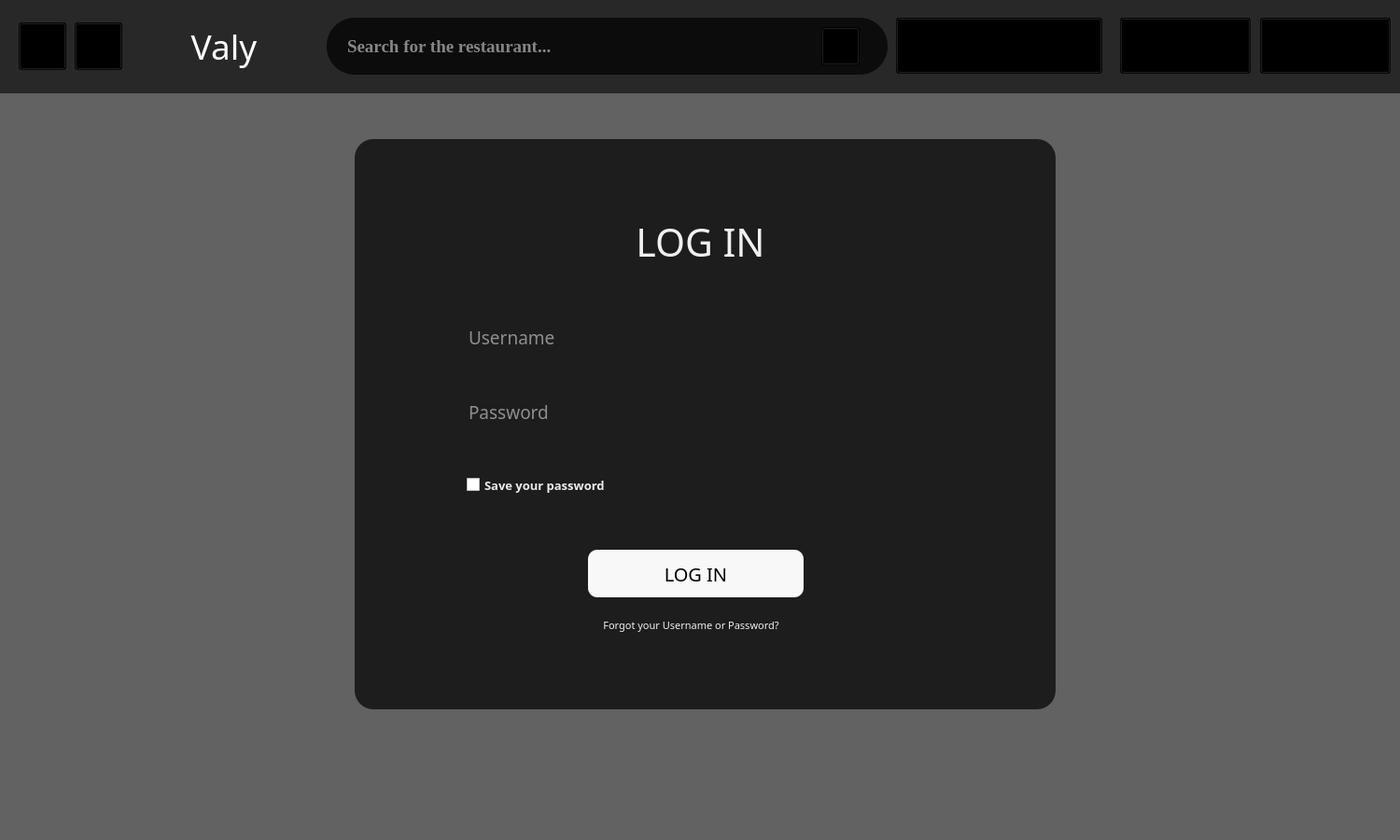
<?xml version="1.0" encoding="UTF-8"?>
<ui version="4.0">
 <class>MainWindow</class>
 <widget class="QMainWindow" name="MainWindow">
  <property name="enabled">
   <bool>true</bool>
  </property>
  <property name="geometry">
   <rect>
    <x>0</x>
    <y>0</y>
    <width>1500</width>
    <height>900</height>
   </rect>
  </property>
  <property name="windowTitle">
   <string>MainWindow</string>
  </property>
  <widget class="QWidget" name="centralwidget">
   <widget class="QWidget" name="widgetMain" native="true">
    <property name="geometry">
     <rect>
      <x>0</x>
      <y>-1</y>
      <width>1500</width>
      <height>951</height>
     </rect>
    </property>
    <widget class="QLabel" name="labelHomepagebackground">
     <property name="geometry">
      <rect>
       <x>0</x>
       <y>-10</y>
       <width>1500</width>
       <height>911</height>
      </rect>
     </property>
     <property name="styleSheet">
      <string notr="true"/>
     </property>
     <property name="text">
      <string/>
     </property>
     <property name="pixmap">
      <pixmap>../Images/backgroundlogin.jpg</pixmap>
     </property>
     <property name="scaledContents">
      <bool>true</bool>
     </property>
    </widget>
    <widget class="QLabel" name="labelBackground">
     <property name="geometry">
      <rect>
       <x>0</x>
       <y>-50</y>
       <width>1500</width>
       <height>961</height>
      </rect>
     </property>
     <property name="styleSheet">
      <string notr="true">background-color: rgba(0,0,0,150);
</string>
     </property>
     <property name="text">
      <string/>
     </property>
     <property name="scaledContents">
      <bool>true</bool>
     </property>
     <property name="alignment">
      <set>Qt::AlignLeading|Qt::AlignLeft|Qt::AlignVCenter</set>
     </property>
    </widget>
    <widget class="QWidget" name="Main" native="true">
     <property name="geometry">
      <rect>
       <x>320</x>
       <y>150</y>
       <width>851</width>
       <height>611</height>
      </rect>
     </property>
     <widget class="QLabel" name="labelMain">
      <property name="geometry">
       <rect>
        <x>60</x>
        <y>0</y>
        <width>751</width>
        <height>611</height>
       </rect>
      </property>
      <property name="styleSheet">
       <string notr="true">background-color: rgba(0,0,0,180);
border-radius:20px;</string>
      </property>
      <property name="text">
       <string/>
      </property>
     </widget>
     <widget class="QLabel" name="labelLogin">
      <property name="geometry">
       <rect>
        <x>310</x>
        <y>60</y>
        <width>241</width>
        <height>101</height>
       </rect>
      </property>
      <property name="font">
       <font>
        <family>VNI-Souvir</family>
        <pointsize>31</pointsize>
        <stylestrategy>PreferAntialias</stylestrategy>
       </font>
      </property>
      <property name="cursor">
       <cursorShape>ArrowCursor</cursorShape>
      </property>
      <property name="styleSheet">
       <string notr="true">COLOR:rgb(240, 240, 240)</string>
      </property>
      <property name="text">
       <string>LOG IN</string>
      </property>
      <property name="scaledContents">
       <bool>true</bool>
      </property>
      <property name="alignment">
       <set>Qt::AlignCenter</set>
      </property>
     </widget>
     <widget class="QLineEdit" name="lineEditUsername">
      <property name="geometry">
       <rect>
        <x>180</x>
        <y>190</y>
        <width>520</width>
        <height>51</height>
       </rect>
      </property>
      <property name="maximumSize">
       <size>
        <width>16777215</width>
        <height>16777215</height>
       </size>
      </property>
      <property name="font">
       <font>
        <family>VNI-Souvir</family>
        <pointsize>14</pointsize>
       </font>
      </property>
      <property name="styleSheet">
       <string notr="true">BACKGROUND-COLOR: transparent;
BORDER: NONE;
BORDER-BOTTOM: 2PX SOLID rgb(236, 236, 236);
COLOR:rgb(255, 255, 255);
padding-bottom:7px;</string>
      </property>
      <property name="text">
       <string/>
      </property>
      <property name="placeholderText">
       <string>Username</string>
      </property>
     </widget>
     <widget class="QLineEdit" name="lineEditPassword">
      <property name="geometry">
       <rect>
        <x>180</x>
        <y>270</y>
        <width>520</width>
        <height>51</height>
       </rect>
      </property>
      <property name="maximumSize">
       <size>
        <width>16777215</width>
        <height>16777215</height>
       </size>
      </property>
      <property name="font">
       <font>
        <family>VNI-Souvir</family>
        <pointsize>14</pointsize>
        <weight>50</weight>
        <bold>false</bold>
       </font>
      </property>
      <property name="styleSheet">
       <string notr="true">BACKGROUND-COLOR: transparent;
BORDER: NONE;
BORDER-BOTTOM: 2PX SOLID rgb(236, 236, 236);
COLOR:rgb(255, 255, 255);
padding-bottom:7px;</string>
      </property>
      <property name="text">
       <string/>
      </property>
      <property name="echoMode">
       <enum>QLineEdit::Password</enum>
      </property>
      <property name="placeholderText">
       <string>Password</string>
      </property>
     </widget>
     <widget class="QPushButton" name="pushButtonLogin">
      <property name="geometry">
       <rect>
        <x>310</x>
        <y>440</y>
        <width>231</width>
        <height>51</height>
       </rect>
      </property>
      <property name="font">
       <font>
        <family>VNI-Souvir</family>
        <pointsize>15</pointsize>
       </font>
      </property>
      <property name="styleSheet">
       <string notr="true">background-color: rgb(248, 248, 248);
border-radius: 10px;
</string>
      </property>
      <property name="text">
       <string>LOG IN</string>
      </property>
      <property name="checkable">
       <bool>true</bool>
      </property>
      <property name="autoDefault">
       <bool>false</bool>
      </property>
     </widget>
     <widget class="QLabel" name="labelForgetPassword">
      <property name="geometry">
       <rect>
        <x>220</x>
        <y>510</y>
        <width>401</width>
        <height>21</height>
       </rect>
      </property>
      <property name="font">
       <font>
        <family>VNI-Souvir</family>
        <pointsize>8</pointsize>
        <stylestrategy>PreferAntialias</stylestrategy>
       </font>
      </property>
      <property name="cursor">
       <cursorShape>ArrowCursor</cursorShape>
      </property>
      <property name="styleSheet">
       <string notr="true">COLOR:rgb(240, 240, 240)</string>
      </property>
      <property name="text">
       <string>Forgot your Username or Password?</string>
      </property>
      <property name="scaledContents">
       <bool>true</bool>
      </property>
      <property name="alignment">
       <set>Qt::AlignCenter</set>
      </property>
     </widget>
     <widget class="QCheckBox" name="checkBoxSavePassword">
      <property name="geometry">
       <rect>
        <x>180</x>
        <y>360</y>
        <width>331</width>
        <height>21</height>
       </rect>
      </property>
      <property name="font">
       <font>
        <family>VNI-Souvir</family>
        <pointsize>10</pointsize>
        <weight>75</weight>
        <bold>true</bold>
       </font>
      </property>
      <property name="autoFillBackground">
       <bool>false</bool>
      </property>
      <property name="styleSheet">
       <string notr="true">color: rgb(235, 235, 235)</string>
      </property>
      <property name="text">
       <string>Save your password</string>
      </property>
      <property name="tristate">
       <bool>false</bool>
      </property>
     </widget>
    </widget>
    <widget class="QWidget" name="TitleBar" native="true">
     <property name="geometry">
      <rect>
       <x>0</x>
       <y>0</y>
       <width>1500</width>
       <height>101</height>
      </rect>
     </property>
     <property name="styleSheet">
      <string notr="true">background-color: rgba(0,0,0,150);
</string>
     </property>
     <widget class="QLineEdit" name="lineEditSearch">
      <property name="geometry">
       <rect>
        <x>350</x>
        <y>20</y>
        <width>601</width>
        <height>61</height>
       </rect>
      </property>
      <property name="font">
       <font>
        <family>Times New Roman</family>
        <pointsize>14</pointsize>
        <weight>75</weight>
        <bold>true</bold>
       </font>
      </property>
      <property name="whatsThis">
       <string>&lt;html&gt;&lt;head/&gt;&lt;body&gt;&lt;p&gt;&lt;br/&gt;&lt;/p&gt;&lt;/body&gt;&lt;/html&gt;</string>
      </property>
      <property name="styleSheet">
       <string notr="true">COLOR: rgb(255, 255, 255);
background-color: rgba(0,0,0,180);

border-radius: 30px;
padding-left: 20px;
</string>
      </property>
      <property name="text">
       <string/>
      </property>
      <property name="placeholderText">
       <string>Search for the restaurant...</string>
      </property>
     </widget>
     <widget class="QPushButton" name="pushButtonSearch">
      <property name="geometry">
       <rect>
        <x>880</x>
        <y>30</y>
        <width>41</width>
        <height>41</height>
       </rect>
      </property>
      <property name="styleSheet">
       <string notr="true">QPushButton {
    background-color: transparent;
    border-radius: 10px;
    padding: 5px;
}

QPushButton:hover{
    background-color: rgb(71, 71, 71); 
};

</string>
      </property>
      <property name="text">
       <string/>
      </property>
      <property name="icon">
       <iconset>
        <normaloff>../Images/ic_search.png</normaloff>../Images/ic_search.png</iconset>
      </property>
      <property name="iconSize">
       <size>
        <width>50</width>
        <height>50</height>
       </size>
      </property>
     </widget>
     <widget class="QPushButton" name="pushButtonWriteReview">
      <property name="geometry">
       <rect>
        <x>960</x>
        <y>20</y>
        <width>221</width>
        <height>60</height>
       </rect>
      </property>
      <property name="font">
       <font>
        <family>Georgia</family>
        <pointsize>14</pointsize>
        <weight>75</weight>
        <bold>true</bold>
       </font>
      </property>
      <property name="styleSheet">
       <string notr="true">QPushButton {
    background-color: transparent;
    border-radius: 10px;
    padding: 5px;
	color: rgb(255, 255, 255);
}

QPushButton:hover{
    background-color: rgb(71, 71, 71); 
};

</string>
      </property>
      <property name="text">
       <string>Write a review</string>
      </property>
     </widget>
     <widget class="QPushButton" name="pushButtonLogIn">
      <property name="geometry">
       <rect>
        <x>1200</x>
        <y>20</y>
        <width>140</width>
        <height>60</height>
       </rect>
      </property>
      <property name="font">
       <font>
        <family>Georgia</family>
        <pointsize>14</pointsize>
        <weight>75</weight>
        <italic>false</italic>
        <bold>true</bold>
       </font>
      </property>
      <property name="styleSheet">
       <string notr="true">
QPushButton {
    background-color: rgb(255, 255, 255);
    border-radius: 10px;
    padding: 5px;
}

QPushButton:hover{
    background-color: rgba(231, 230, 230, 252); 
    color: black;
};

</string>
      </property>
      <property name="text">
       <string>Log In</string>
      </property>
     </widget>
     <widget class="QPushButton" name="pushButtonPrevious">
      <property name="geometry">
       <rect>
        <x>20</x>
        <y>25</y>
        <width>51</width>
        <height>51</height>
       </rect>
      </property>
      <property name="font">
       <font>
        <family>VNI-Souvir</family>
        <pointsize>12</pointsize>
        <weight>75</weight>
        <bold>true</bold>
       </font>
      </property>
      <property name="styleSheet">
       <string notr="true">

QPushButton {
    background-color: transparent;
    border-radius: 10px;
    padding: 5px;
	color: rgb(255, 255, 255);
}

QPushButton:hover{
    background-color: rgb(71, 71, 71); 
};
background-color: transparent;</string>
      </property>
      <property name="text">
       <string/>
      </property>
      <property name="icon">
       <iconset>
        <normaloff>../Images/ic_left.png</normaloff>../Images/ic_left.png</iconset>
      </property>
      <property name="iconSize">
       <size>
        <width>40</width>
        <height>40</height>
       </size>
      </property>
     </widget>
     <widget class="QPushButton" name="pushButtonNext">
      <property name="geometry">
       <rect>
        <x>80</x>
        <y>25</y>
        <width>51</width>
        <height>51</height>
       </rect>
      </property>
      <property name="font">
       <font>
        <family>VNI-Souvir</family>
        <pointsize>12</pointsize>
        <weight>75</weight>
        <bold>true</bold>
       </font>
      </property>
      <property name="styleSheet">
       <string notr="true">
QPushButton {
    background-color: transparent;
    border-radius: 10px;
    padding: 5px;
	color: rgb(255, 255, 255);
}

QPushButton:hover{
    background-color: rgb(71, 71, 71); 
};
background-color: transparent;
</string>
      </property>
      <property name="text">
       <string/>
      </property>
      <property name="icon">
       <iconset>
        <normaloff>../Images/ic_right.png</normaloff>../Images/ic_right.png</iconset>
      </property>
      <property name="iconSize">
       <size>
        <width>40</width>
        <height>40</height>
       </size>
      </property>
     </widget>
     <widget class="QLabel" name="labelValy">
      <property name="geometry">
       <rect>
        <x>150</x>
        <y>0</y>
        <width>180</width>
        <height>101</height>
       </rect>
      </property>
      <property name="font">
       <font>
        <family>VNI-Ariston</family>
        <pointsize>28</pointsize>
        <weight>9</weight>
        <italic>false</italic>
        <bold>false</bold>
       </font>
      </property>
      <property name="styleSheet">
       <string notr="true">background-color: transparent;
color: rgb(255, 255, 255);

font: 75 28pt &quot;VNI-Ariston&quot;;</string>
      </property>
      <property name="text">
       <string>Valy</string>
      </property>
      <property name="scaledContents">
       <bool>true</bool>
      </property>
      <property name="alignment">
       <set>Qt::AlignCenter</set>
      </property>
     </widget>
     <widget class="QPushButton" name="pushButtonSignUp">
      <property name="geometry">
       <rect>
        <x>1350</x>
        <y>20</y>
        <width>140</width>
        <height>60</height>
       </rect>
      </property>
      <property name="font">
       <font>
        <family>Georgia</family>
        <pointsize>14</pointsize>
        <weight>75</weight>
        <italic>false</italic>
        <bold>true</bold>
       </font>
      </property>
      <property name="styleSheet">
       <string notr="true">
QPushButton {
    background-color: rgb(255, 255, 255);
    border-radius: 10px;
    padding: 5px;
}

QPushButton:hover{
    background-color: rgba(231, 230, 230, 252); 
    color: black;
};

</string>
      </property>
      <property name="text">
       <string>Sign Up</string>
      </property>
     </widget>
    </widget>
   </widget>
  </widget>
 </widget>
 <resources>
  <include location="../Images/background.qrc"/>
  <include location="../../../../ASUS/.designer/Images/background.qrc"/>
 </resources>
 <connections/>
</ui>
